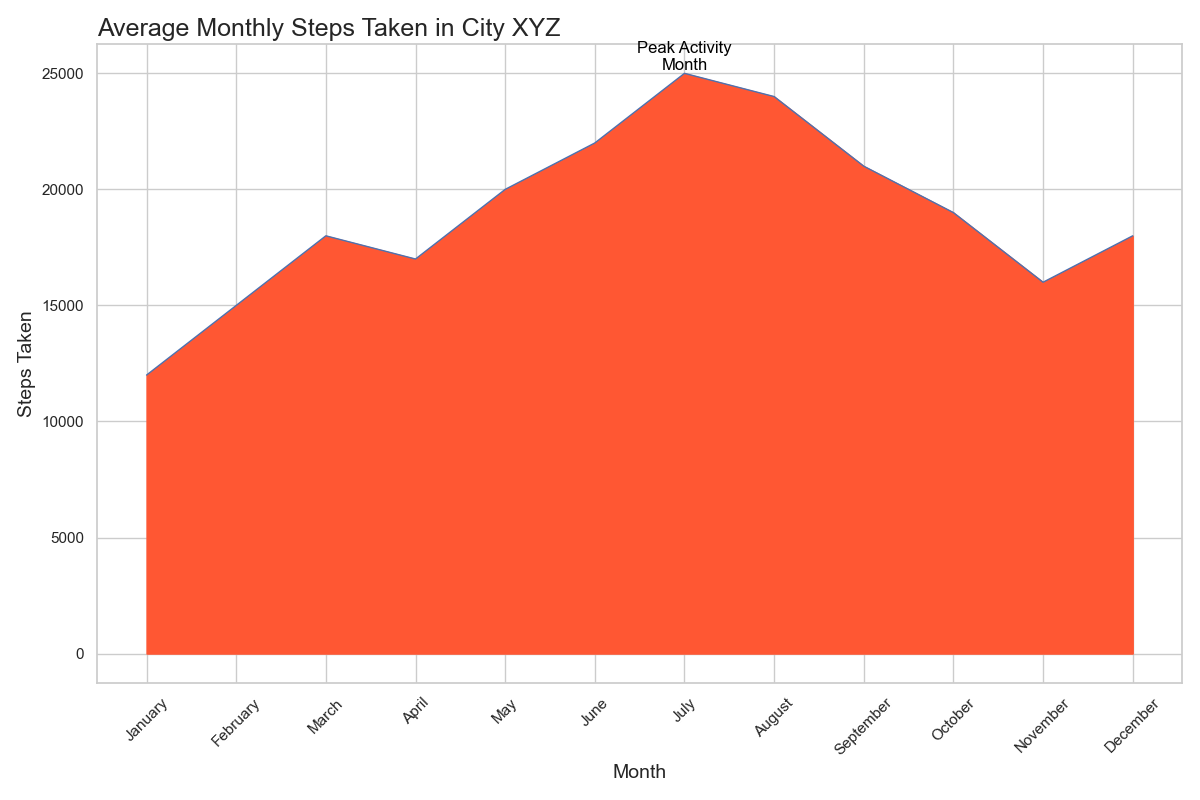

The script that drew this image:

import pandas as pd
import seaborn as sns
import matplotlib.pyplot as plt

# Data
data = {
    'Month': ['January', 'February', 'March', 'April', 'May', 'June', 'July', 'August', 'September', 'October', 'November', 'December'],
    'Steps_Taken': [12000, 15000, 18000, 17000, 20000, 22000, 25000, 24000, 21000, 19000, 16000, 18000]
}
df = pd.DataFrame(data)

# Set the figure size
plt.figure(figsize=(12, 8))

# Create an area chart
sns.lineplot(data=df, x='Month', y='Steps_Taken', sort=False, lw=1)
plt.fill_between(df.Month, df.Steps_Taken, color="#FF5733")

# Assign annotation
plt.text(df.Month[df.Steps_Taken.idxmax()], df.Steps_Taken.max(), 'Peak Activity\nMonth', horizontalalignment='center', verticalalignment='bottom', fontsize=12, color='black')

# Customize the plot with title, labels, and limit
plt.title('Average Monthly Steps Taken in City XYZ', fontsize=18, loc='left')
plt.xlabel('Month', fontsize=14)
plt.ylabel('Steps Taken', fontsize=14)

# Customize x-axis
plt.xticks(rotation=45)

# Show the plot
plt.tight_layout()
plt.show()
